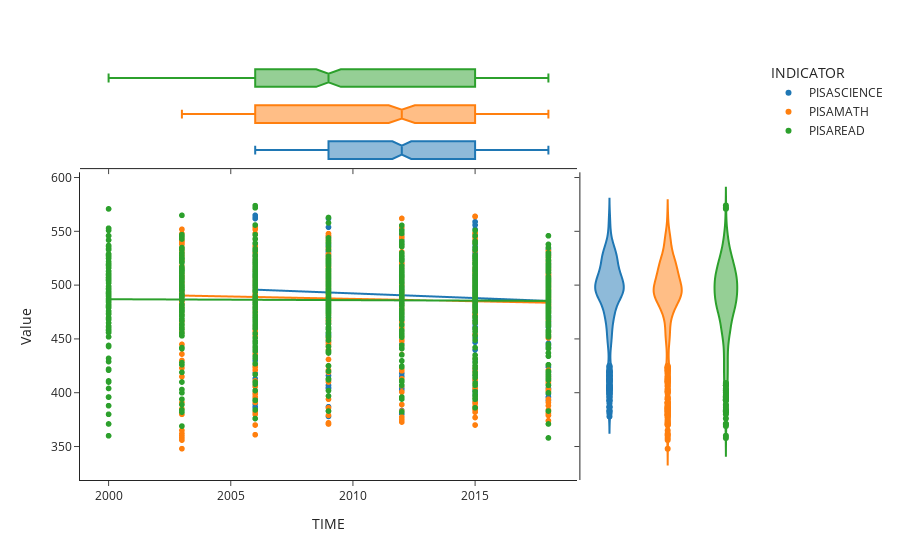

The notebook cell saved with this chart:
### Markdown cell above
## 沒啥意義的圖

### Code cell
fig = px.scatter(df, x="TIME", y="Value", color="INDICATOR", marginal_y="violin",
           marginal_x="box", trendline="ols", template="simple_white")
fig.show()

### Figure 1 — Plotly figure (JSON) as saved in the notebook; plotly's stock layout.template omitted (floating-point values rounded to 4 significant figures; data arrays with more than 128 entries replaced by an {"elided": "..."} marker saying what was removed)
{"data": [{"hovertemplate": "INDICATOR=PISASCIENCE<br>TIME=%{x}<br>Value=%{y}<extra></extra>", "legendgroup": "PISASCIENCE", "marker": {"color": "#1F77B4", "symbol": "circle"}, "mode": "markers", "name": "PISASCIENCE", "showlegend": true, "type": "scattergl", "x": {"elided": "600 int values"}, "xaxis": "x", "y": {"elided": "600 float values"}, "yaxis": "y"}, {"alignmentgroup": "True", "hovertemplate": "INDICATOR=PISASCIENCE<br>TIME=%{x}<extra></extra>", "legendgroup": "PISASCIENCE", "marker": {"color": "#1F77B4", "symbol": "circle"}, "name": "PISASCIENCE", "notched": true, "offsetgroup": "PISASCIENCE", "showlegend": false, "type": "box", "x": {"elided": "600 int values"}, "xaxis": "x3", "yaxis": "y3"}, {"alignmentgroup": "True", "hovertemplate": "INDICATOR=PISASCIENCE<br>Value=%{y}<extra></extra>", "legendgroup": "PISASCIENCE", "marker": {"color": "#1F77B4", "symbol": "circle"}, "name": "PISASCIENCE", "offsetgroup": "PISASCIENCE", "scalegroup": "y", "showlegend": false, "type": "violin", "xaxis": "x2", "y": {"elided": "600 float values"}, "yaxis": "y2"}, {"hovertemplate": "<b>OLS trendline</b><br>Value = -0.871616 * TIME + 2244.36<br>R<sup>2</sup>=0.010112<br><br>INDICATOR=PISASCIENCE<br>TIME=%{x}<br>Value=%{y} <b>(trend)</b><extra></extra>", "legendgroup": "PISASCIENCE", "marker": {"color": "#1F77B4", "symbol": "circle"}, "mode": "lines", "name": "PISASCIENCE", "showlegend": false, "type": "scattergl", "x": {"elided": "600 int values"}, "xaxis": "x", "y": {"elided": "600 float values"}, "yaxis": "y"}, {"hovertemplate": "INDICATOR=PISAMATH<br>TIME=%{x}<br>Value=%{y}<extra></extra>", "legendgroup": "PISAMATH", "marker": {"color": "#FF7F0E", "symbol": "circle"}, "mode": "markers", "name": "PISAMATH", "showlegend": true, "type": "scattergl", "x": {"elided": "700 int values"}, "xaxis": "x", "y": {"elided": "700 float values"}, "yaxis": "y"}, {"alignmentgroup": "True", "hovertemplate": "INDICATOR=PISAMATH<br>TIME=%{x}<extra></extra>", "legendgroup": "PISAMATH", "marker": {"color": "#FF7F0E", "symbol": "circle"}, "name": "PISAMATH", "notched": true, "offsetgroup": "PISAMATH", "showlegend": false, "type": "box", "x": {"elided": "700 int values"}, "xaxis": "x3", "yaxis": "y3"}, {"alignmentgroup": "True", "hovertemplate": "INDICATOR=PISAMATH<br>Value=%{y}<extra></extra>", "legendgroup": "PISAMATH", "marker": {"color": "#FF7F0E", "symbol": "circle"}, "name": "PISAMATH", "offsetgroup": "PISAMATH", "scalegroup": "y", "showlegend": false, "type": "violin", "xaxis": "x2", "y": {"elided": "700 float values"}, "yaxis": "y2"}, {"hovertemplate": "<b>OLS trendline</b><br>Value = -0.442504 * TIME + 1376.74<br>R<sup>2</sup>=0.002935<br><br>INDICATOR=PISAMATH<br>TIME=%{x}<br>Value=%{y} <b>(trend)</b><extra></extra>", "legendgroup": "PISAMATH", "marker": {"color": "#FF7F0E", "symbol": "circle"}, "mode": "lines", "name": "PISAMATH", "showlegend": false, "type": "scattergl", "x": {"elided": "700 int values"}, "xaxis": "x", "y": {"elided": "700 float values"}, "yaxis": "y"}, {"hovertemplate": "INDICATOR=PISAREAD<br>TIME=%{x}<br>Value=%{y}<extra></extra>", "legendgroup": "PISAREAD", "marker": {"color": "#2CA02C", "symbol": "circle"}, "mode": "markers", "name": "PISAREAD", "showlegend": true, "type": "scattergl", "x": {"elided": "787 int values"}, "xaxis": "x", "y": {"elided": "787 float values"}, "yaxis": "y"}, {"alignmentgroup": "True", "hovertemplate": "INDICATOR=PISAREAD<br>TIME=%{x}<extra></extra>", "legendgroup": "PISAREAD", "marker": {"color": "#2CA02C", "symbol": "circle"}, "name": "PISAREAD", "notched": true, "offsetgroup": "PISAREAD", "showlegend": false, "type": "box", "x": {"elided": "787 int values"}, "xaxis": "x3", "yaxis": "y3"}, {"alignmentgroup": "True", "hovertemplate": "INDICATOR=PISAREAD<br>Value=%{y}<extra></extra>", "legendgroup": "PISAREAD", "marker": {"color": "#2CA02C", "symbol": "circle"}, "name": "PISAREAD", "offsetgroup": "PISAREAD", "scalegroup": "y", "showlegend": false, "type": "violin", "xaxis": "x2", "y": {"elided": "787 float values"}, "yaxis": "y2"}, {"hovertemplate": "<b>OLS trendline</b><br>Value = -0.0856467 * TIME + 658.28<br>R<sup>2</sup>=0.000186<br><br>INDICATOR=PISAREAD<br>TIME=%{x}<br>Value=%{y} <b>(trend)</b><extra></extra>", "legendgroup": "PISAREAD", "marker": {"color": "#2CA02C", "symbol": "circle"}, "mode": "lines", "name": "PISAREAD", "showlegend": false, "type": "scattergl", "x": {"elided": "787 int values"}, "xaxis": "x", "y": {"elided": "787 float values"}, "yaxis": "y"}], "layout": {"legend": {"title": {"text": "INDICATOR"}, "tracegroupgap": 0}, "margin": {"t": 60}, "xaxis": {"anchor": "y", "domain": [0, 0.7363], "title": {"text": "TIME"}}, "xaxis2": {"anchor": "y2", "domain": [0.7413, 1], "matches": "x2", "showline": false, "showticklabels": false, "ticks": ""}, "xaxis3": {"anchor": "y3", "domain": [0, 0.7363], "matches": "x", "showticklabels": false}, "xaxis4": {"anchor": "y4", "domain": [0.7413, 1], "matches": "x2", "showline": false, "showticklabels": false, "ticks": ""}, "yaxis": {"anchor": "x", "domain": [0, 0.7326], "title": {"text": "Value"}}, "yaxis2": {"anchor": "x2", "domain": [0, 0.7326], "matches": "y", "showticklabels": false}, "yaxis3": {"anchor": "x3", "domain": [0.7426, 1], "matches": "y3", "showline": false, "showticklabels": false, "ticks": ""}, "yaxis4": {"anchor": "x4", "domain": [0.7426, 1], "matches": "y3", "showline": false, "showticklabels": false, "ticks": ""}}}
